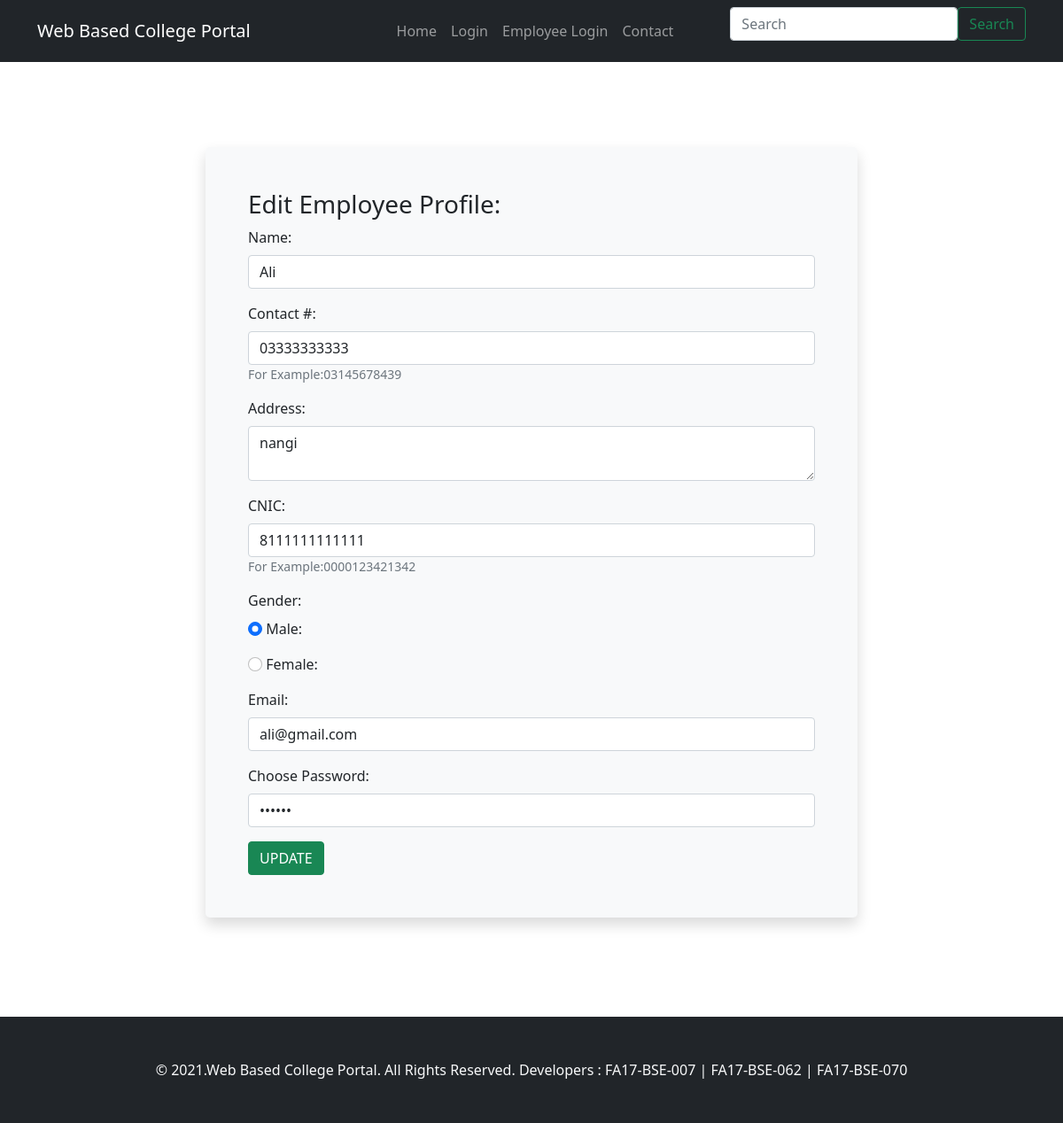
Screenshot of /edit_employee_profile.php (signed in) with the database file from the repository.
### tables this page shows
CREATE TABLE `employee` (
  `id` int(11) NOT NULL,
  `name` varchar(200) NOT NULL,
  `email` varchar(200) NOT NULL,
  `password` varchar(200) NOT NULL,
  `address` varchar(200) NOT NULL,
  `cnic` varchar(200) NOT NULL,
  `contact` varchar(200) NOT NULL,
  `gender` varchar(200) NOT NULL,
  `type` varchar(122) NOT NULL
);

### edit_employee_profile.php (the view, shortened to what this page needs)
<?php
include('config.php');
if(isset($_SESSION['employee_id'])){
    $employee_id = $_SESSION['employee_id'];
}else{
    header('Location:employee_login.php');
}
$query = "SELECT * FROM employee WHERE id=$employee_id";
$data = mysqli_query($connection,$query);
$row = mysqli_fetch_array($data);
?>
<html>
 <head>
    <link rel="stylesheet" type="text/css" href="CSS/bootstrap.css">
     <link rel="stylesheet" type="text/css" href="CSS/style.css">
 </head>
    <body>
          <?php
  include('frontend_header.php');
  ?>
        <section>
        <div class="py-5"></div>
        <div class ="container">
         <div class="row align-items-center justify-content-center">
          <div class="col-lg-8 col-md-12">
            <form action="edit_teacher_profile" method="post"class="shadow bg-light rounded-3 p-5">
                <h3>Edit Employee Profile:</h3>
                <div class="mb-3">
                 <label class="form-label">Name:</label>
                 <input type="text" class="form-control" placeholder="Enter Name"  value="<?php echo $row['name'] ?>" name ='name'/>
                </div>
                <div class="mb-3">
                 <label class="form-label">Contact #:</label>
                 <input pattern="[0-9]{11}" type="text" class="form-control" placeholder="Enter Contact Number" value="<?php echo $row['contact'] ?>" name ='contact'/>
                 <small class="form-text">For Example:03145678439</small>
                </div>
                 <div class="mb-3">
                 <label class="form-label">Address:</label>
                 <textarea class="form-control" placeholder="Enter Residence Address" name ='address'><?php echo $row['address'] ?></textarea>
                </div>
                 <div class="mb-3">
                 <label class="form-label">CNIC:</label>
                 <input pattern="[0-9]{13}" type="text" class="form-control" placeholder="Enter CNIC Number" value="<?php echo $row['cnic'] ?>" name ='cnic'/>
                 <small class="form-text">For Example:0000123421342</small>
                </div>
                <label class="form-label">Gender: </label>
                <div class="mb-3">
                 <input class="form-check-input" type="radio" value="Male" <?php  if($row['gender'] == 'Male') {
                     echo 'checked';
                 }
                 ?> name="gender">
                 <label class="form-check-label">Male:</label>
                </div>
                 <div class="mb-3">
                 <input class="form-check-input" type="radio" value="Female"  <?php   if($row['gender'] == 'Female') {
                     echo 'checked';
                 }
                 ?>
                 name="gender">
                 <label class="form-check-label">Female:</label>
                </div>
                 <div class="mb-3">
                 <label class="form-label">Email:</label>
                 <input class="form-control" type="Email" placeholder="Email" value="<?php echo $row['email'] ?>" name ='email'>
                  </div>
                 <div class="mb-3">
                 <label class="form-label">Choose Password:</label>
                 <input class="form-control" type="password" placeholder="Choose New Password"  value="<?php echo $row['password'] ?>" name ='password'>
                  </div>
                 <input class="btn btn-success" type="submit" value="UPDATE" name ='update'/>
            </form>
          </div>
         </div>
        </div>
         <div class="py-5"></div>
 </section>
            <?php
  include('frontend_footer.php');
  ?>
 </body>
</html>

### rows the page displays
employee: name "Ali", contact "03333333333", address "nangi", cnic "8111111111111", gender "☑", email "ali@gmail.com"
